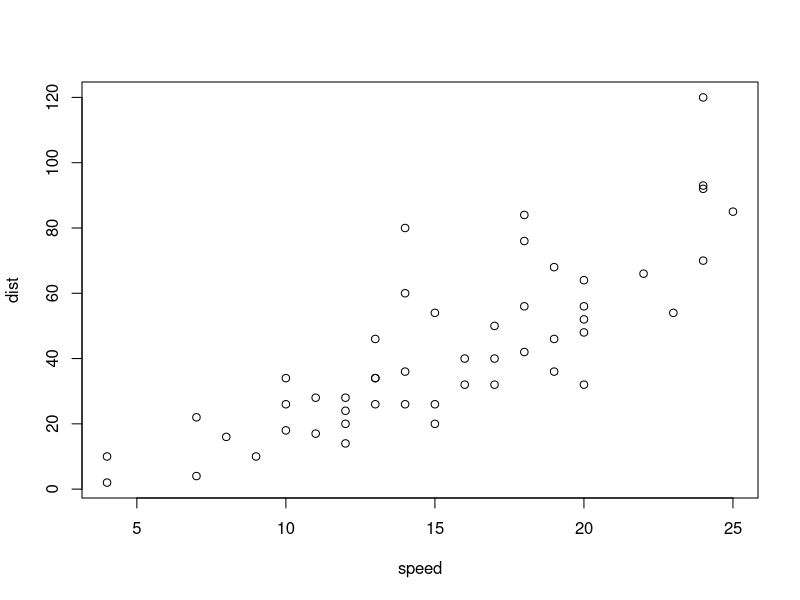
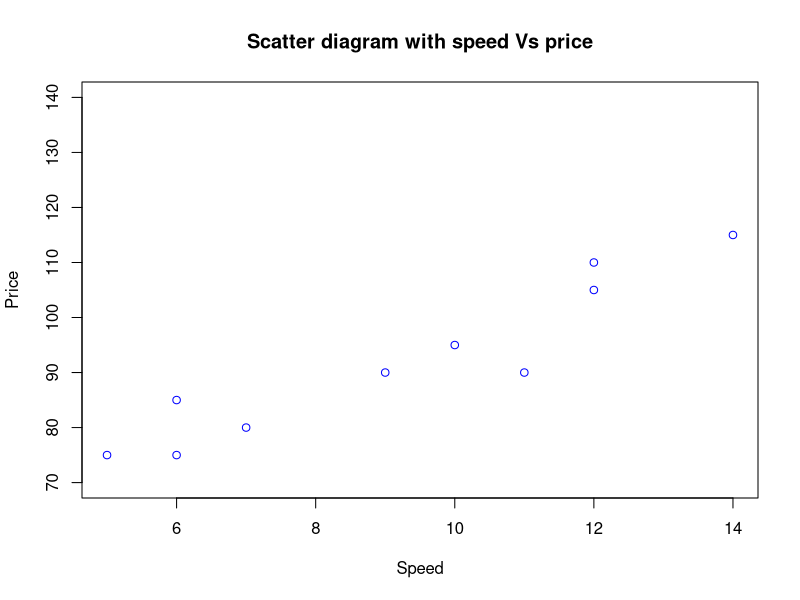

Here is the R script that generated these plots, in order: (Note: this script raises an error after producing the figures.)
#1
View(cars)
#1-a)
model<-lm(cars$speed~cars$dist)
model
#1-b)
summary(model)
#Since the p_value is less than 0.05, then the model is significant.
#1-c)
plot(cars)
#1-d)
anova(model)
#1-e)
confint(model)

#2
speed<-c(10,9,11,12,6,5,7,6,12,14)
price<-c(95,90,90,105,75,75,80,85,110,115)
#2-a)
plot(speed,price,type="p",col= "blue",main = "Scatter diagram with speed Vs price",xlab = "Speed",ylab = "Price",ylim = c(70,140))
#2-b)
cor(speed,price) #Compute the correlation coefficient
#2-c)
print("The correlation between speed & price is 0.94 since it is 0.9>0.6 we can tell this is a good relationship & it has a strong positive relationship.")
#2-d)
md1<-lm(speed~price)
md1
summary(md1)
#2-e)
anova(md1)
#2-f)
cff<-coef(md1)
cff
incpt<-cff[1]
incpt
slp<-cff[2]
slp

r_equation<-paste("Y=",round(incpt,3),"+",round(slp,3),"X")
print(r_equation)

predict_X<-8
predicted_Y_value<- intercept + slope * predict_X
predicted_Y_value

#3
Y<-c(240,236,270,274,301,316,300,296,267,276,288,260)
X1<-c(25,31,45,60,65,72,80,84,75,60,50,38)
X2<-c(24,21,24,25,25,26,25,25,24,25,25,23)
X3<-c(91,90,88,87,91,94,87,86,88,91,90,89)
X4<-c(100,95,110,88,94,99,97,96,110,105,100,98)
#3-a)
model2<-lm(Y~X1+X2+X3+X4)
model2
summary(model2)
#3-b)
anova(model2)
